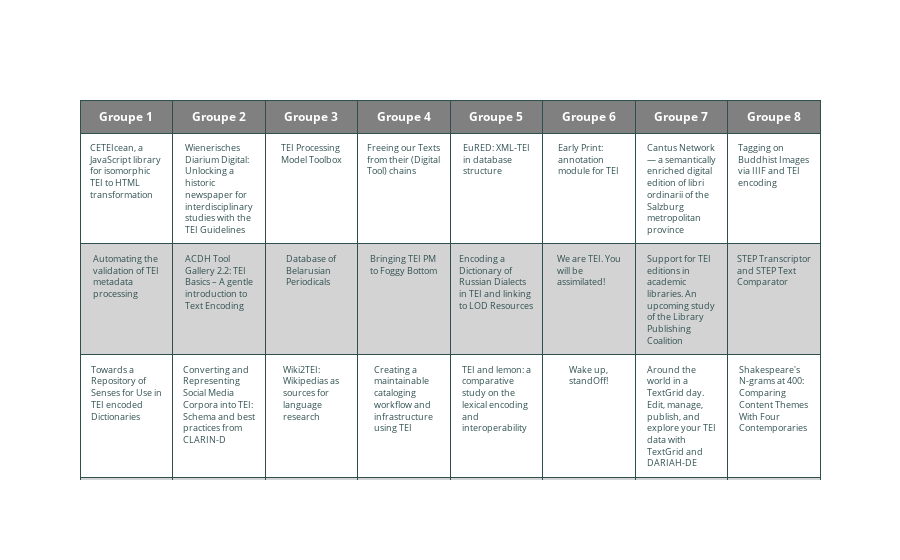
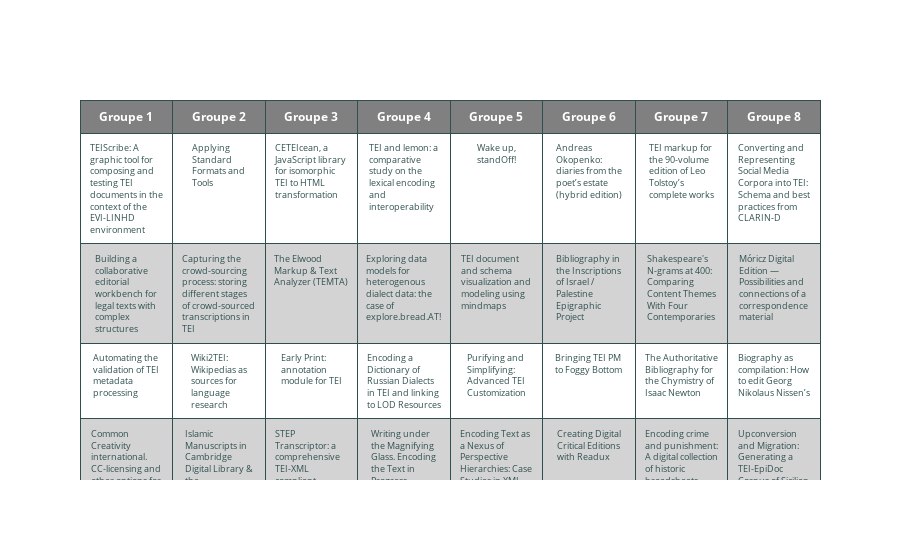

The notebook cell saved with these charts, in order:
### Markdown cell above
## Modélisation et comparaison ##

En utilisant la librairie MatPlotLib, nous pouvons faire des graphiques permettant de mieux comprendre ce que nous avons créé. Nous comparerons les résultats obtenus avec les " clusters " créés par les organisateurs.

### Un tableau ###

Tout d'abord, nous allons représenter la liste des attributions sous forme d'un tableau pour comparer les clusters de l'ordinateur et les groupes faits par les organisateurs.

### Code cell
import plotly.graph_objects as go

headerColor = 'grey'
rowEvenColor = 'lightgrey'
rowOddColor = 'white'

fig = go.Figure(data=[go.Table(
  header=dict(
    values=['<b>Groupe 1</b>','<b>Groupe 2</b>','<b>Groupe 3</b>','<b>Groupe 4</b>','<b>Groupe 5</b>','<b>Groupe 6</b>','<b>Groupe 7</b>','<b>Groupe 8</b>'],
    line_color='darkslategray',
    fill_color=headerColor,
    align=['center'],
    font=dict(color='white', size=12)
  ),
  cells=dict(
    values=[
      list_grp1,
      list_grp2,
      list_grp3,
      list_grp4,
      list_grp5,
      list_grp6,
      list_grp7,
      list_grp8],
    line_color='darkslategray',
    # 2-D list of colors for alternating rows
    fill_color = [[rowOddColor,rowEvenColor,rowOddColor, rowEvenColor,rowOddColor]*5],
    align = ['center'],
    font = dict(color = 'darkslategray', size = 9)
    ))
])

fig.show()

fig = go.Figure(data=[go.Table(
  header=dict(
    values=['<b>Groupe 1</b>','<b>Groupe 2</b>','<b>Groupe 3</b>','<b>Groupe 4</b>','<b>Groupe 5</b>','<b>Groupe 6</b>','<b>Groupe 7</b>','<b>Groupe 8</b>'],
    line_color='darkslategray',
    fill_color=headerColor,
    align=['center'],
    font=dict(color='white', size=12)
  ),
  cells=dict(
    values=[
      V_grp1,
      V_grp2,
      V_grp3,
      V_grp4,
      V_grp5,
      V_grp6,
      V_grp7,
      V_grp8],
    line_color='darkslategray',
    # 2-D list of colors for alternating rows
    fill_color = [[rowOddColor,rowEvenColor,rowOddColor, rowEvenColor,rowOddColor]*5],
    align = ['center'],
    font = dict(color = 'darkslategray', size = 9)
    ))
])

fig.show()

### Figure 1 — Plotly figure (JSON) as saved in the notebook; plotly's stock layout.template omitted (floating-point values rounded to 4 significant figures)
{"data": [{"cells": {"align": ["center"], "fill": {"color": [["white", "lightgrey", "white", "lightgrey", "white", "white", "lightgrey", "white", "lightgrey", "white", "white", "lightgrey", "white", "lightgrey", "white", "white", "lightgrey", "white", "lightgrey", "white", "white", "lightgrey", "white", "lightgrey", "white"]]}, "font": {"color": "darkslategray", "size": 9}, "line": {"color": "darkslategray"}, "values": [["CETEIcean, a JavaScript library for isomorphic TEI to HTML transformation", "Automating the validation of TEI metadata processing", "Towards a Repository of Senses for Use in TEI encoded Dictionaries", "The Authoritative Bibliography for the Chymistry of Isaac Newton", "Islamic Manuscripts in Cambridge Digital Library & the German-French virtual library project Paleocoran", "Móricz Digital Edition — Possibilities and connections of a correspondence material", "Writing under the Magnifying Glass. Encoding the Text in Progress", "Andreas Okopenko: diaries from the poet’s estate (hybrid edition)", "Encoding crime and punishment: A digital collection of historic broadsheets", "Bibliography in the Inscriptions of Israel / Palestine Epigraphic Project", "Purifying and Simplifying: Advanced TEI Customization", "Encoding Text about Things", "TEI markup for the 90-volume edition of Leo Tolstoy’s complete works", "Does this shoe fit? Applying the TEI guidelines to Sanskrit philosophical texts", "From DOCX via TEI to Literature Map", "TEI in the Archives: Unfolding the Bookshops in Paul’s Cross Churchyard", "msDesc", "Modeling a Body of Literature in TEI: Bibliotheca Hagiographica Syriaca Electronica"], ["Wienerisches Diarium Digital: Unlocking a historic newspaper for interdisciplinary studies with the TEI Guidelines", "ACDH Tool Gallery 2.2: TEI Basics – A gentle introduction to Text Encoding", "Converting and Representing Social Media Corpora into TEI: Schema and best practices from CLARIN-D", "Applying Standard Formats and Tools:", "Biography as compilation: How to edit Georg Nikolaus Nissen’s", "TEI2German Translatathon", "T³ – Typesetting TEI Using TeX. A Plea for High-quality Typesetting in the Humanities", "Documenting Transmission: The Analysis of the Folk Process using Versioning Machine 5.0", "TEI document and schema visualization and modeling using mindmaps", "Common Creativity international. CC-licensing and other options for TEI-based digital editions in an international context"], ["TEI Processing Model Toolbox", "Database of Belarusian Periodicals", "Wiki2TEI: Wikipedias as sources for language research", "Building a collaborative editorial workbench for legal texts with complex structures", "eXistdb: more than a database", "TEIScribe: A graphic tool for composing and testing TEI documents in the context of the EVI-LINHD environment", "Capturing the crowd-sourcing process: storing different stages of crowd-sourced transcriptions in TEI", "Upconversion and Migration: Generating a TEI-EpiDoc Corpus of Sicilian Inscriptions"], ["Freeing our Texts from their (Digital Tool) chains", "Bringing TEI PM to Foggy Bottom", "Creating a maintainable cataloging workflow and infrastructure using TEI", "Encoding Text as a Nexus of Perspective Hierarchies: Case Studies in XML, LMNL, and RDF"], ["EuRED: XML-TEI in database structure", "Encoding a Dictionary of Russian Dialects in TEI and linking to LOD Resources", "TEI and lemon: a comparative study on the lexical encoding and interoperability", "Exploring data models for heterogenous dialect data: the case of explore.bread.AT!", "The BVH in Tours and the"], ["Early Print: annotation module for TEI", "We are TEI. You will be assimilated!", "Wake up, standOff!", "Lexical information in the TEI: modeling and markup"], ["Cantus Network — a semantically enriched digital edition of libri ordinarii of the Salzburg metropolitan province", "Support for TEI editions in academic libraries. An upcoming study of the Library Publishing Coalition", "Around the world in a TextGrid day. Edit, manage, publish, and explore your TEI data with TextGrid and DARIAH-DE", "The Digital Editions Catalogue App: A web application to browse, curate and analyze digital editions", "HowTo create your own digital edition web app — A blog", "Creating Digital Critical Editions with Readux"], ["Tagging on Buddhist Images via IIIF and TEI encoding", "STEP Transcriptor and STEP Text Comparator", "Shakespeare's N-grams at 400: Comparing Content Themes With Four Contemporaries", "STEP Transcriptor: a comprehensive TEI-XML compliant transcription app", "Hyperdonat, digital edition project", "The Elwood Markup & Text Analyzer (TEMTA)", "Tomayto, tomahto? Encoding variant taxonomies in TEI", "Early Modern Slovenian Manuscripts Between Description, Critical Edition and Lexicon"]]}, "header": {"align": ["center"], "fill": {"color": "grey"}, "font": {"color": "white", "size": 12}, "line": {"color": "darkslategray"}, "values": ["<b>Groupe 1</b>", "<b>Groupe 2</b>", "<b>Groupe 3</b>", "<b>Groupe 4</b>", "<b>Groupe 5</b>", "<b>Groupe 6</b>", "<b>Groupe 7</b>", "<b>Groupe 8</b>"]}, "type": "table"}], "layout": {}}

### Figure 2 — Plotly figure (JSON) as saved in the notebook; plotly's stock layout.template omitted (floating-point values rounded to 4 significant figures)
{"data": [{"cells": {"align": ["center"], "fill": {"color": [["white", "lightgrey", "white", "lightgrey", "white", "white", "lightgrey", "white", "lightgrey", "white", "white", "lightgrey", "white", "lightgrey", "white", "white", "lightgrey", "white", "lightgrey", "white", "white", "lightgrey", "white", "lightgrey", "white"]]}, "font": {"color": "darkslategray", "size": 9}, "line": {"color": "darkslategray"}, "values": [["TEIScribe: A graphic tool for composing and testing TEI documents in the context of the EVI-LINHD environment", "Building a collaborative editorial workbench for legal texts with complex structures", "Automating the validation of TEI metadata processing", "Common Creativity international. CC-licensing and other options for TEI-based digital editions in an international context", "T³ – Typesetting TEI Using TeX. A Plea for High-quality Typesetting in the Humanities", "TEI Processing Model Toolbox"], ["Applying Standard Formats and Tools", "Capturing the crowd-sourcing process: storing different stages of crowd-sourced transcriptions in TEI", "Wiki2TEI: Wikipedias as sources for language research", "Islamic Manuscripts in Cambridge Digital Library & the German-French virtual library project Paleocoran", "msDesc at Oxford and Cambridge", "Creating a maintainable cataloging workflow and infrastructure using TEI"], ["CETEIcean, a JavaScript library for isomorphic TEI to HTML transformation", "The Elwood Markup & Text Analyzer (TEMTA)", "Early Print: annotation module for TEI", "STEP Transcriptor: a comprehensive TEI-XML compliant transcription app"], ["TEI and lemon: a comparative study on the lexical encoding and interoperability", "Exploring data models for heterogenous dialect data: the case of explore.bread.AT!", "Encoding a Dictionary of Russian Dialects in TEI and linking to LOD Resources", "Writing under the Magnifying Glass. Encoding the Text in Progress", "Tomayto, tomahto? Encoding variant taxonomies in TEI", "Documenting Transmission: The Analysis of the Folk Process using Versioning Machine 5.0"], ["Wake up, standOff!", "TEI document and schema visualization and modeling using mindmaps", "Purifying and Simplifying: Advanced TEI Customization", "Encoding Text as a Nexus of Perspective Hierarchies: Case Studies in XML, LMNL, and RDF", "We are TEI. You will be assimilated!", "Encoding Text about Things"], ["Andreas Okopenko: diaries from the poet’s estate (hybrid edition)", "Bibliography in the Inscriptions of Israel / Palestine Epigraphic Project", "Bringing TEI PM to Foggy Bottom", "Creating Digital Critical Editions with Readux", "Database of Belarusian Periodicals", "From DOCX via TEI to Literature Map", "Hyperdonat, digital edition project", "Modeling a Body of Literature in TEI: Bibliotheca Hagiographica Syriaca Electronica", "Support for TEI editions in academic libraries. An upcoming study of the Library Publishing Coalition", "Tagging on Buddhist Images via IIIF and TEI encoding", "TEI in the Archives: Unfolding the Bookshops in Paul’s Cross Churchyard", "The Digital Editions Catalogue App: A web application to browse, curate and analyze digital editions", "Towards a Repository of Senses for Use in TEI encoded Dictionaries", "Wienerisches Diarium Digital: Unlocking a historic newspaper for interdisciplinary studies with the TEI Guidelines", "STEP Transcriptor and STEP Text Comparator", "EuRED: XML-TEI in database structure", "HowTo create your own digital edition web app — A blog"], ["TEI markup for the 90-volume edition of Leo Tolstoy’s complete works", "Shakespeare's N-grams at 400: Comparing Content Themes With Four Contemporaries", "The Authoritative Bibliography for the Chymistry of Isaac Newton", "Encoding crime and punishment: A digital collection of historic broadsheets", "The BVH in Tours and the \"Bibliothèque françoise\" project", "Early Modern Slovenian Manuscripts Between Description, Critical Edition and Lexicon"], ["Converting and Representing Social Media Corpora into TEI: Schema and best practices from CLARIN-D", "Móricz Digital Edition — Possibilities and connections of a correspondence material", "Biography as compilation: How to edit Georg Nikolaus Nissen’s", "Upconversion and Migration: Generating a TEI-EpiDoc Corpus of Sicilian Inscriptions", "Cantus Network — a semantically enriched digital edition of libri ordinarii of the Salzburg metropolitan province", "Does this shoe fit? Applying the TEI guidelines to Sanskrit philosophical texts"]]}, "header": {"align": ["center"], "fill": {"color": "grey"}, "font": {"color": "white", "size": 12}, "line": {"color": "darkslategray"}, "values": ["<b>Groupe 1</b>", "<b>Groupe 2</b>", "<b>Groupe 3</b>", "<b>Groupe 4</b>", "<b>Groupe 5</b>", "<b>Groupe 6</b>", "<b>Groupe 7</b>", "<b>Groupe 8</b>"]}, "type": "table"}], "layout": {}}
